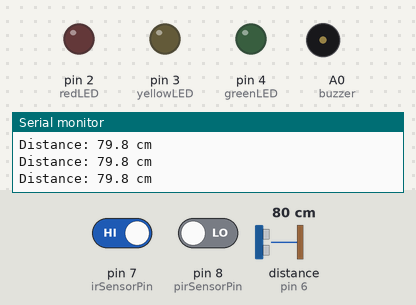
Simulated run of this sketch. Board: Arduino Uno, built with avr-gcc and run on an emulated ATmega328P. Parts: output pins drawn as LEDs (lit = HIGH), buzzer (waves = sounding), the last lines printed to the serial monitor. Wiring (inferred from the names in the program): ultrasonic range finder: trigger pin 5; echo pin 6. The test bench sets the inputs (shaded band); at power-on: pin 7 (irSensorPin) HIGH, distance to the obstacle (sensor on pin 6) 80 cm, pin 8 (pirSensorPin) LOW. The echo pulse lasts 58.3 µs per cm; pins used as bus, display or sensor lines are not drawn.

Above: at 1.3 s.
1.4 s: pin 7 (irSensorPin) driven LOW
At 2.2 s:
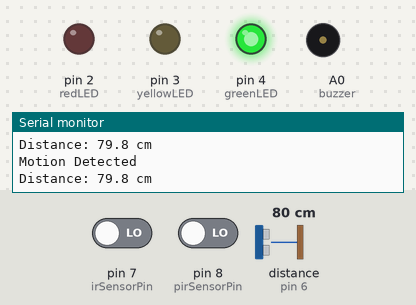
3.0 s: distance to the obstacle (sensor on pin 6) set to 35 cm
At 3.9 s:
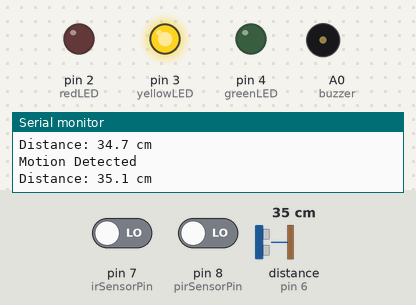
4.5 s: pin 8 (pirSensorPin) driven HIGH
At 4.68 s:
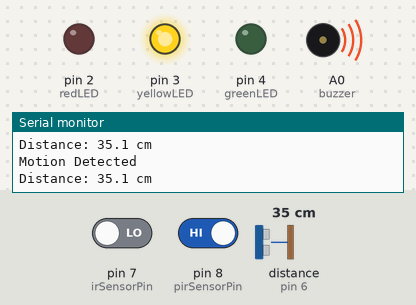
7.5 s: distance to the obstacle (sensor on pin 6) set to 23 cm
10.5 s: distance to the obstacle (sensor on pin 6) set to 19 cm
At 11.2 s:
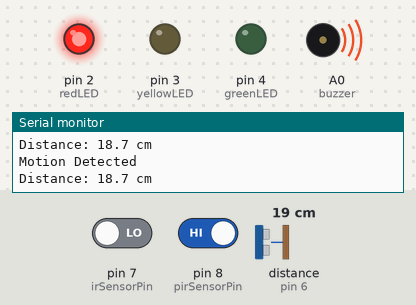
12.0 s: pin 8 (pirSensorPin) driven LOW
At 12.6 s:
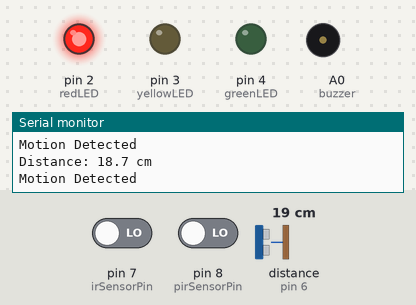
Timing chart, 0 to 14.5 s (numbered marks = the images above; inputs shaded):
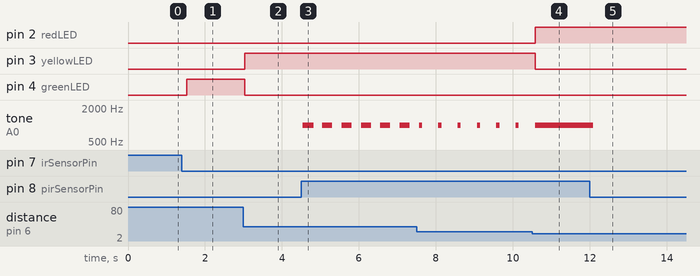

Measured:
- the behaviour switches between 21 and 20 cm on distance to the obstacle (sensor on pin 6) (found by bisection; images 3 and 4)
- after the input at 1.4 s, pin 4 (greenLED): LOW → HIGH after 0.12 s
- after the input at 3.0 s, pin 3 (yellowLED): LOW → HIGH at once; pin 4 (greenLED): HIGH → LOW at once
- after the input at 4.5 s, tone on A0 (buzzer): alternates 1000 Hz for 0.26 s and silent for 0.24 s, starting after 0.05 s
- after the input at 10.5 s, pin 2 (redLED): LOW → HIGH after 0.08 s; pin 3 (yellowLED): HIGH → LOW after 0.08 s; tone on A0 (buzzer): goes on until 10.6 s, then stays 1000 Hz
- after the input at 12.0 s, tone on A0 (buzzer): 1000 Hz → silent after 0.09 s

The sketch:

200180517_ALI_SHEHABI_OPTIONB_CODE.ino
```cpp
// Pin connections
const int trigPin = 5;
const int echoPin = 6;
const int redLED = 2;
const int yellowLED = 3;
const int greenLED = 4;
const int buzzer = A0;
const int irSensorPin = 7;
const int pirSensorPin = 8;

// Distance thresholds in cm
const float redThreshold = 20.0;
const float yellowThreshold = 50.0;
const float greenThreshold = 100.0;

void setup() {
    Serial.begin(9600);
    pinMode(trigPin, OUTPUT);
    pinMode(echoPin, INPUT);
    pinMode(redLED, OUTPUT);
    pinMode(yellowLED, OUTPUT);
    pinMode(greenLED, OUTPUT);
    pinMode(buzzer, OUTPUT);
    pinMode(irSensorPin, INPUT);
    pinMode(pirSensorPin, INPUT);
}

void loop() {
    long duration = triggerUltrasonicSensor(); // Trigger ultrasonic sensor
    float distance = calculateDistance(duration); // Calculate distance from duration in centimeters
    bool isIRObstacleDetected = digitalRead(irSensorPin) == LOW; // Read IR sensor state (detects obstacle if LOW)
    bool isPIRMotionDetected = digitalRead(pirSensorPin) == HIGH; // Read PIR sensor state (detects motion if HIGH)

    if (isPIRMotionDetected || isIRObstacleDetected) {
        Serial.println("Motion Detected"); // Output motion detection message to serial monitor
        handleLEDIndicators(distance); // Handle LED indicators based on distance
        handleBuzzer(distance, isPIRMotionDetected); // Handle buzzer based on distance and motion detection
    } else {
        turnOffAllLEDs(); // Turn off all LEDs
        noTone(buzzer); // Turn off buzzer if no motion
    }

    // Output the calculated distance to serial monitor
    Serial.print("Distance: ");
    Serial.print(distance, 1); // Print with 1 decimal precision
    Serial.println(" cm");
    delay(500);
}

// trigger the ultrasonic sensor and measure the echo pulse
long triggerUltrasonicSensor() {
    digitalWrite(trigPin, LOW);
    delayMicroseconds(2);
    digitalWrite(trigPin, HIGH);
    delayMicroseconds(10);
    digitalWrite(trigPin, LOW);
    return pulseIn(echoPin, HIGH); // Measure the duration of the returned echo pulse
}

// Function to calculate the distance from the echo pulse duration
float calculateDistance(long duration) {
    return (duration / 2.0) / 29.1; // Speed of sound = 343 m/s => 29.1 cm/us
}

// Function to control LED indicators based on distance
void handleLEDIndicators(float distance) {
    if (distance > greenThreshold) {
        turnOffAllLEDs(); // Turn off all LEDs if distance is greater than green threshold
    } else if (distance > yellowThreshold) {
        setLEDState(LOW, LOW, HIGH); // Activate green LED if distance is within green threshold
    } else if (distance > redThreshold) {
        setLEDState(LOW, HIGH, LOW); // Activate yellow LED if distance is within yellow threshold
    } else {
        setLEDState(HIGH, LOW, LOW); // Activate red LED if distance is below red threshold
    }
}

// Function to set the state of each LED
void setLEDState(int redState, int yellowState, int greenState) {
    digitalWrite(redLED, redState);
    digitalWrite(yellowLED, yellowState);
    digitalWrite(greenLED, greenState);
}

// Purpose: Controls the buzzer based on the distance measured - The buzzer beeps at different rates depending on how close the object is
void handleBuzzer(float distance, bool isPIRMotionDetected) {
    // Check if motion is detected by the PIR sensor
    if (isPIRMotionDetected) {
        // Check if distance is less than yellow threshold and greater or equal to red threshold
        if (distance < yellowThreshold && distance >= redThreshold) {
            // Map the distance to a corresponding beep rate
            int beepRate = map(distance, redThreshold, yellowThreshold, 50, 500);
            tone(buzzer, 1000, beepRate); // Activate the buzzer with the calculated beep rate
        }
        // Check if the distance is less than the red threshold
        else if (distance < redThreshold) {
            tone(buzzer, 1000); // Activate the buzzer with a continuous tone for close distances Continuous tone
        }
    } else {
        noTone(buzzer); // Turn off the buzzer if no motion is detected
    }
}

// Purpose: Turns off all LED indicators and the buzzer
void turnOffAllLEDs() {
    setLEDState(LOW, LOW, LOW); // Set all LEDs to LOW
    noTone(buzzer); // Turn off the buzzer as well
}
```
